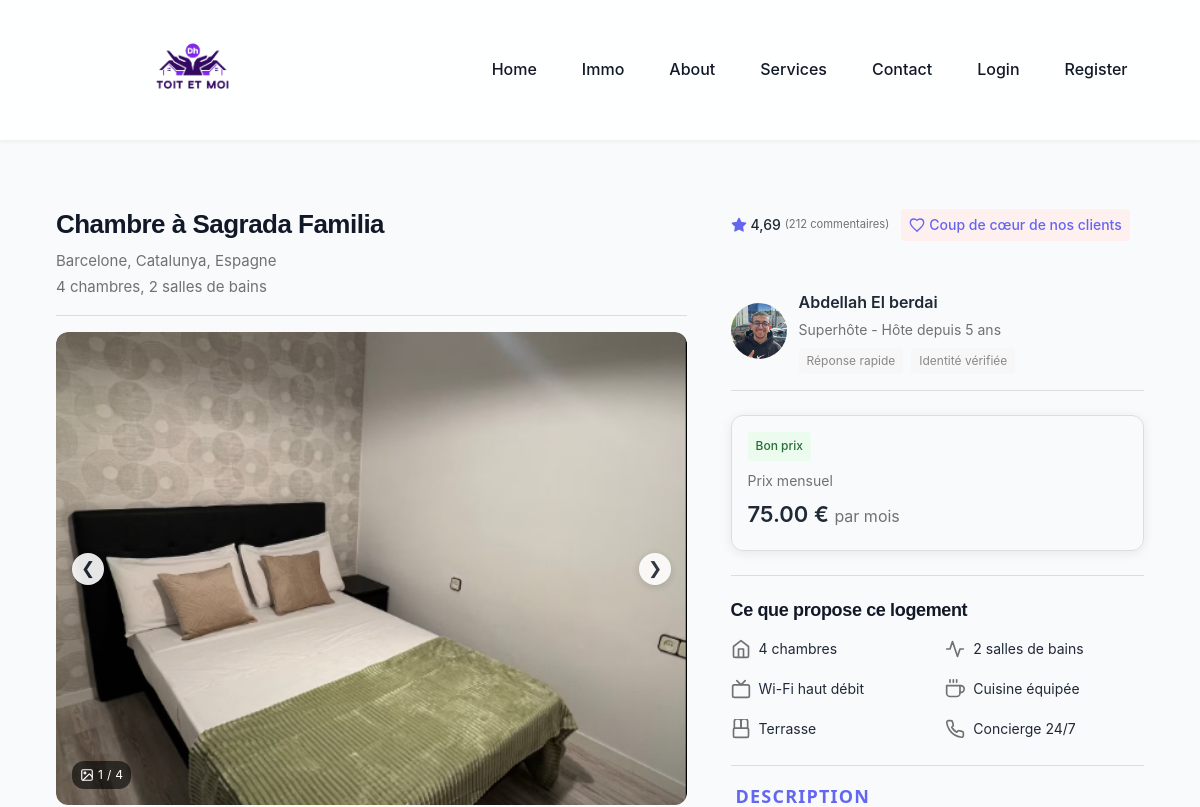
Page /20 (upper part) on the earlier database version.
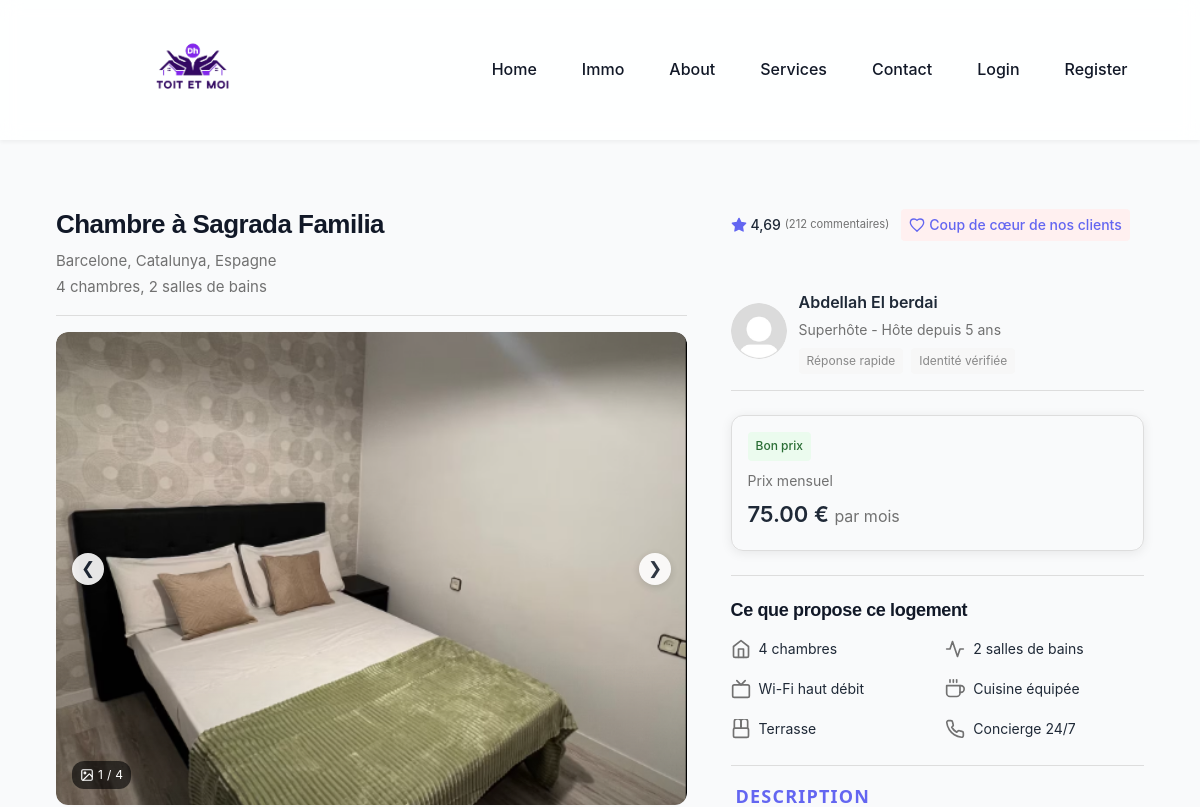
Same page on the later database version.
### app/models.py (models this page shows, shortened)
class BienImmo(models.Model):
    x = [
        ('a vendre', 'a vendre'),
        ('a louer', 'a louer')
    ]
    name = models.CharField(max_length=200, default='nouvelle apartement')
    type = models.CharField(max_length=50, null=True, blank=True, choices=x)
    price = models.DecimalField(max_digits=15, decimal_places=2)
    content = models.TextField()
    address = models.CharField(max_length=255, default='')
    image1 = models.ImageField(upload_to='photos/%y/%m/%d', default='photos/25/04/25/pfp.jpg')
    image2 = models.ImageField(upload_to='photos/%y/%m/%d', default='photos/25/04/25/pfp.jpg')
    image3 = models.ImageField(upload_to='photos/%y/%m/%d', default='photos/25/04/25/pfp.jpg')
    image4 = models.ImageField(upload_to='photos/%y/%m/%d', default='photos/25/04/25/pfp.jpg')
    image5 = models.ImageField(upload_to='photos/%y/%m/%d', default='photos/25/04/25/pfp.jpg')
    user = models.ForeignKey(entrepreneur,on_delete=models.CASCADE)
    active = models.BooleanField(default=False)
    class Meta:
        ordering = ['-active', 'price']

class entrepreneur(models.Model):
    user = models.ForeignKey(CustomUser,on_delete=models.CASCADE,primary_key=True)
    entreprise=models.CharField(max_length=50, default='x')

class CustomUser(AbstractUser):
    status = [
        ('entrepreneur', 'entrepreneur'),
        ('client', ' client'),
        ('admin','admin'),
        ('visiteur','visiteur')
    ]
    status = models.CharField(max_length=50, default='visiteur', choices=status)
    profile_picture = models.ImageField(upload_to='locataire_profile_pics/',default='locataire_profile_pics/Default.jpg', null=True, blank=True)
    phone_number = models.CharField(max_length=15, null=True, blank=True)
    date_of_birth = models.DateField(null=True, blank=True)
    address = models.CharField(max_length=255, null=True, blank=True)
    Carteid= models.CharField(max_length=100, null=True, blank=True)

### app/views.py (the view, shortened to what this page needs)
# urls.py: path('<int:id>',views.product_detail,name='Product' ),
def product_detail(request, id):
    bien = get_object_or_404(BienImmo, id=id)
    is_favoris = request.user.is_authenticated and Favoris.objects.filter(user=request.user, bien=bien).exists()
    form = ReservationForm(request.POST or None)
    return render(request, 'products/product.html', {
        'x': bien,
        'form': form,
        'is_favoris': is_favoris,
    })

### app/context_processors.py (called while the page is built)
def unread_message_count(request):
    if request.user.is_authenticated:
        count = Message.objects.filter(recipient=request.user, is_read=False).count()
        return {'unread_message_count': count}
    return {}

### templates/products/product.html (shortened to what this page needs)
{% extends 'base.html' %}
{% block content %}
{% load static %}
<link rel="stylesheet" href="{% static 'css\product.css' %}">
<div class="product-container">
  <div class="product-card">
    <div>
      <div class="product-header">
        <h3 class="product-name">{{ x.name }}</h3>
        <p class="product-subtitle">{{x.address}}<br>4 chambres, 2 salles de bains</p>
      </div>
      <div class="product-image-gallery">
        <img src="{{ x.image1.url }}" alt="{{ x.name }}" class="product-image-main" id="main-image">
        <div class="image-gallery-controls">
          <button class="gallery-control prev" onclick="prevImage()">&#10094;</button>
          <button class="gallery-control next" onclick="nextImage()">&#10095;</button>
        </div>
        <div class="gallery-indicator">
          <svg xmlns="http://www.w3.org/2000/svg" viewBox="0 0 24 24" fill="none" stroke="currentColor" stroke-width="2" stroke-linecap="round" stroke-linejoin="round">
            <rect x="3" y="3" width="18" height="18" rx="2" ry="2"></rect>
            <circle cx="8.5" cy="8.5" r="1.5"></circle>
            <polyline points="21 15 16 10 5 21"></polyline>
          </svg>
          <span id="current-image">1</span> / <span>4</span>
        </div>
      </div>
    </div>
    <div class="content-wrapper">
      <div class="badge-container">
        <div class="rating-badge">
          <svg xmlns="http://www.w3.org/2000/svg" width="16" height="16" viewBox="0 0 24 24" fill="currentColor" stroke="currentColor" stroke-width="2" stroke-linecap="round" stroke-linejoin="round">
            <polygon points="12 2 15.09 8.26 22 9.27 17 14.14 18.18 21.02 12 17.77 5.82 21.02 7 14.14 2 9.27 8.91 8.26 12 2"></polygon>
          </svg>
          4,69 <small>(212 commentaires)</small>
        </div>
        <div class="rating-badge featured-badge">
          Coup de cœur de nos clients
        </div>
      </div>
      <div class="host-section">
        <img src="{{x.user.user.profile_picture.url}}" alt="Host" class="host-avatar">
        <div class="host-info">
          <div class="host-name">{{ x.user.user.first_name }} {{ x.user.user.last_name }}</div>
          <div class="host-status">Superhôte - Hôte depuis 5 ans</div>
          <div class="host-badges">
            <span class="host-badge">Réponse rapide</span>
            <span class="host-badge">Identité vérifiée</span>
          </div>
        </div>
      </div>
      <div class="price-section">
        <div class="price-tag">Bon prix</div>
        <div class="price-label">Prix mensuel</div>
        <div class="product-price">{{ x.price }} € <small>par mois</small></div>
      </div>
      <div class="property-features">
        <h4 class="feature-title">Ce que propose ce logement</h4>
        <div class="feature-grid">
          <div class="feature-item">
            <svg class="feature-icon" xmlns="http://www.w3.org/2000/svg" viewBox="0 0 24 24" fill="none" stroke="currentColor" stroke-width="2" stroke-linecap="round" stroke-linejoin="round">
              <path d="M3 9l9-7 9 7v11a2 2 0 0 1-2 2H5a2 2 0 0 1-2-2z"></path>
              <polyline points="9 22 9 12 15 12 15 22"></polyline>
            </svg>
            4 chambres
          </div>
          <div class="feature-item">
            <svg class="feature-icon" xmlns="http://www.w3.org/2000/svg" viewBox="0 0 24 24" fill="none" stroke="currentColor" stroke-width="2" stroke-linecap="round" stroke-linejoin="round">
              <path d="M22 12h-4l-3 9L9 3l-3 9H2"></path>
            </svg>
            2 salles de bains
          </div>
          <div class="feature-item">
            <svg class="feature-icon" xmlns="http://www.w3.org/2000/svg" viewBox="0 0 24 24" fill="none" stroke="currentColor" stroke-width="2" stroke-linecap="round" stroke-linejoin="round">
              <rect x="2" y="7" width="20" height="15" rx="2" ry="2"></rect>
              <polyline points="17 2 12 7 7 2"></polyline>
            </svg>
            Wi-Fi haut débit
          </div>
          <div class="feature-item">
            Cuisine équipée
          </div>
          <div class="feature-item">
            Terrasse
          </div>
          <div class="feature-item">
            Concierge 24/7
          </div>
        </div>
      </div>
</div>
{% endblock content %}

### templates/base.html (shortened to what this page needs)
{% load static %}
<!DOCTYPE html>
<html lang="en">
<head>
    <link rel="stylesheet" href="https://cdnjs.cloudflare.com/ajax/libs/font-awesome/6.0.0/css/all.min.css">
    <script src="https://cdn.tailwindcss.com"></script>
<link rel="stylesheet" href="https://cdn.jsdelivr.net/npm/flatpickr/dist/flatpickr.min.css">
    <link href="https://cdn.jsdelivr.net/npm/bootstrap@5.3.5/dist/css/bootstrap.min.css" rel="stylesheet">
</head>
<body>
  <body>
    <nav class="navbar">
        <div class="logo">
          <a href="{% url 'SayHello' %}">
            <img src="\media\photos\25\04\25\logo.png" alt="Toit et Moi">
          </a>
        </div>
        <ul class="nav-links" id="nav-links">
            <li><a href="{% url 'SayHello' %}">Home</a></li>
            <li><a href="{% url 'Products' %}">Immo</a></li>
            <li><a href="{% url 'Settings' %}">About</a></li>
            <li><a href="{% url 'Services' %}">Services</a></li>
            <li><a href="{% url 'Contact' %}">Contact</a></li>
            {% if user.is_authenticated %}
            <li class="relative">
              <a href="javascript:void(0)" id="profile-menu-toggle">
                <img src="{{ request.user.profile_picture.url }}"  alt="Profile Picture" class="w-12 h-12 rounded-full border-2 border-primary-light">
              </a>
          </li>
            <ul id="profile-menu">
            <li><a href="{% url 'profile' %}" class="block px-4 py-2 text-dark-color hover:bg-light-gray">Profile</a></li>
            <li><a href="{% url 'modify_profile' %}" class="block px-4 py-2 text-dark-color hover:bg-light-gray">Modify Profile</a></li>
            <li><a href="{% url 'AddProduct' %}" class="block px-4 py-2 text-dark-color hover:bg-light-gray">Add Product</a></li>
            {% if user.status != 'admin' %}
            <li><a href="{% url 'my_favoris' %}" class="block px-4 py-2 text-dark-color hover:bg-light-gray">Mes favoris</a></li>
            {% endif %}
            <li>
  <a href="{% url 'inbox' %}">
  Messages
  {% if unread_message_count > 0 %}
    <span class="badge-notification">{{ unread_message_count }}</span>
  {% endif %}
</a>
</li>
            {% if user == x.user.user or user.status == 'admin' or user.status == 'entrepreneur' %}
            <li><a href="{% url 'dashboard_entrepreneur' %}" class="block px-4 py-2 text-dark-color hover:bg-light-gray">
             Gérer les réservations</a></li>
            {% endif %}
            {% if user.status == 'admin' %}
                <li><a href="{% url 'Dashboard' %}" class="block px-4 py-2 text-dark-color hover:bg-light-gray">Dashboard</a></li>
            {% endif %}
            <li><a href="{% url 'logout' %}" class="block px-4 py-2 text-dark-color hover:bg-light-gray">Logout</a></li>
           </ul>
            {% else %}
            <li><a href="{% url 'Loginpage' %}">Login</a></li>
            <li><a href="{% url 'Register' %}">Register</a></li>
            {% endif %}
        </ul>
    </nav>
<!DOCTYPE html>
<html lang="en">
<head>
</head>
<body>
</body>
</html>
    <main>
        {% block content %}{% endblock content %}
    </main>
</head>

### app/static/css/product.css (style rules this page uses)
:root { --primary-color: #4f46e5; --primary-hover: #4338ca; --secondary-color: #10b981; --secondary-hover: #0ea25f; --accent-color: #f43f5e; --dark-color: #1f2937; --darker-color: #111827; --light-color: #f8fafc; --light-gray: #f1f5f9; --medium-gray: #94a3b8; --dark-gray: #475569; --text-color: #334155; --light-text: #ffffff; --text-dark: #222222; --text-light: #717171; --text-very-light: #888888; --border-color: #DDDDDD; --background-light: #F7F7F7; --shadow: 0 2px 12px rgba(0, 0, 0, 0.08); font-family: 'Circular', -apple-system, BlinkMacSystemFont, Roboto, 'Helvetica Neue', sans-serif; }
body { margin: 0; padding: 0; color: var(--text-dark); line-height: 1.5; }
.product-container { max-width: 1120px; margin: 0 auto; padding: 24px 16px; }
.product-card { display: grid; grid-template-columns: 1fr; gap: 24px; }
@media (min-width: 744px) { .product-card { grid-template-columns: 58% 38%; gap: 4%; } }
.product-header { padding-bottom: 16px; border-bottom: 1px solid var(--border-color); margin-bottom: 16px; }
.product-name { font-size: 26px; font-weight: 600; margin: 0 0 8px 0; }
.product-subtitle { font-size: 15px; color: var(--text-light); margin: 0; }
.product-image-gallery { position: relative; border-radius: 12px; overflow: hidden; aspect-ratio: 4/3; background-color: var(--background-light); }
.product-image-main { width: 100%; height: 100%; object-fit: cover; transition: transform 0.3s ease; }
.image-gallery-controls { position: absolute; top: 50%; left: 0; right: 0; transform: translateY(-50%); display: flex; justify-content: space-between; padding: 0 16px; }
.gallery-control { width: 32px; height: 32px; border-radius: 50%; background-color: white; border: none; cursor: pointer; display: flex; align-items: center; justify-content: center; box-shadow: 0 2px 8px rgba(0, 0, 0, 0.16); opacity: 0.9; transition: opacity 0.2s; }
.gallery-indicator { position: absolute; bottom: 16px; left: 16px; background-color: rgba(0, 0, 0, 0.6); color: white; padding: 4px 8px; border-radius: 12px; font-size: 12px; display: flex; align-items: center; gap: 4px; }
.gallery-indicator svg { width: 14px; height: 14px; }
.content-wrapper { display: flex; flex-direction: column; gap: 24px; }
.badge-container { display: flex; flex-wrap: wrap; gap: 12px; margin-bottom: 8px; }
.rating-badge { display: flex; align-items: center; gap: 4px; font-size: 14px; font-weight: 500; }
.rating-badge svg { color: var(--primary-color); }
.rating-badge small { color: var(--text-light); font-weight: normal; }
.featured-badge { color: var(--primary-color); background-color: #FFF0F0; padding: 4px 8px; border-radius: 4px; }
.host-section { display: flex; align-items: center; gap: 12px; padding: 16px 0; border-bottom: 1px solid var(--border-color); }
.host-avatar { width: 56px; height: 56px; border-radius: 50%; object-fit: cover; }
.host-info { flex: 1; }
.host-name { font-weight: 600; font-size: 16px; }
.host-status { font-size: 14px; color: var(--text-light); margin-top: 2px; }
.host-badges { display: flex; gap: 8px; margin-top: 6px; }
.host-badge { font-size: 12px; color: var(--text-very-light); background-color: var(--background-light); padding: 3px 8px; border-radius: 4px; }
.price-section { padding: 16px; border: 1px solid var(--border-color); border-radius: 12px; box-shadow: var(--shadow); }
.price-tag { display: inline-block; background-color: #EBFBEE; color: #2A6E35; font-size: 12px; font-weight: 500; padding: 4px 8px; border-radius: 4px; margin-bottom: 8px; }
.price-label { font-size: 14px; color: var(--text-light); }
.product-price { font-size: 22px; font-weight: 600; margin-top: 4px; }
.product-price small { font-weight: normal; font-size: 16px; color: var(--text-light); }
.property-features { padding: 24px 0; border-top: 1px solid var(--border-color); border-bottom: 1px solid var(--border-color); }
.feature-title { margin: 0 0 16px 0; font-size: 18px; font-weight: 600; }
.feature-grid { display: grid; grid-template-columns: repeat(2, 1fr); gap: 16px; }
.feature-item { display: flex; align-items: center; gap: 8px; font-size: 14px; }
.feature-icon { width: 20px; height: 20px; color: var(--text-light); }

Differences in the rows shown:
changed through a linked row, BienImmo "Chambre à Sagrada Familia": user.user.profile_picture: picture removed, a placeholder shows
